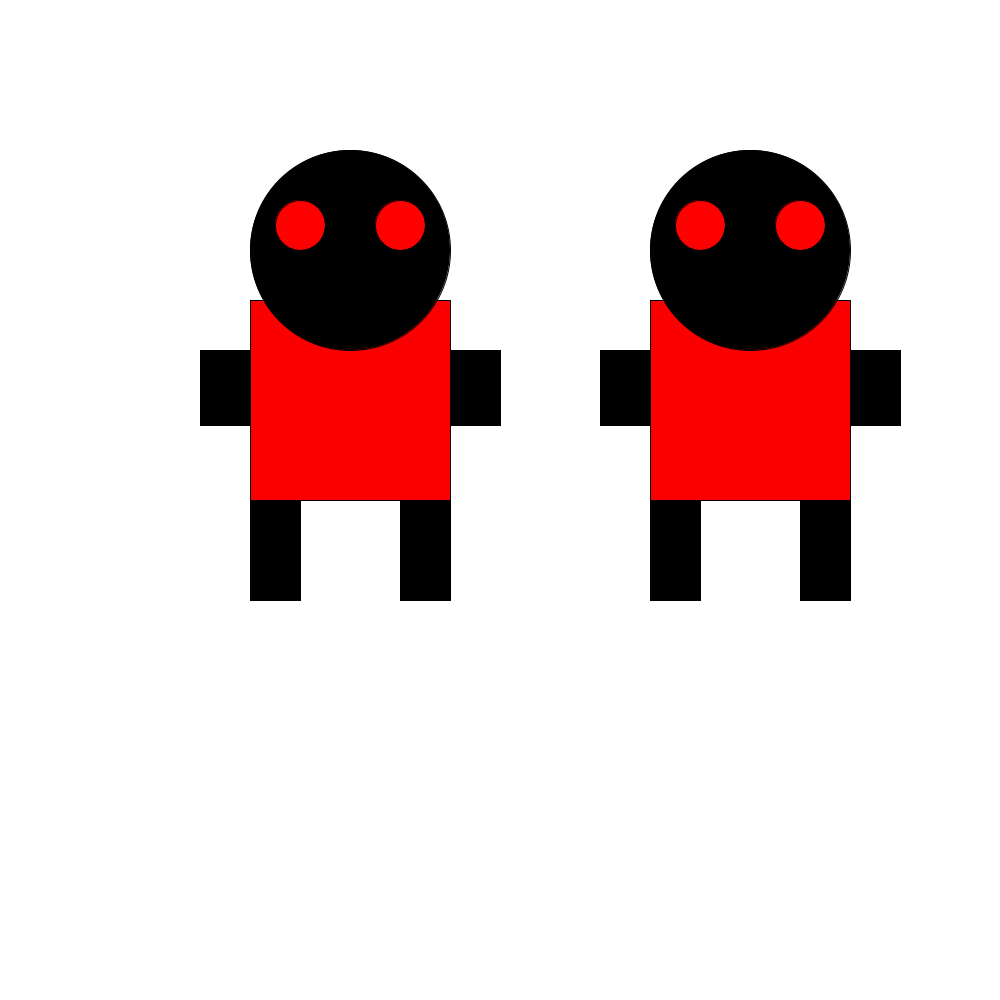
Frame 1 (no input)
Frame 60 (the mouse pressed at the canvas centre just before this capture): identical to frame 1, image omitted
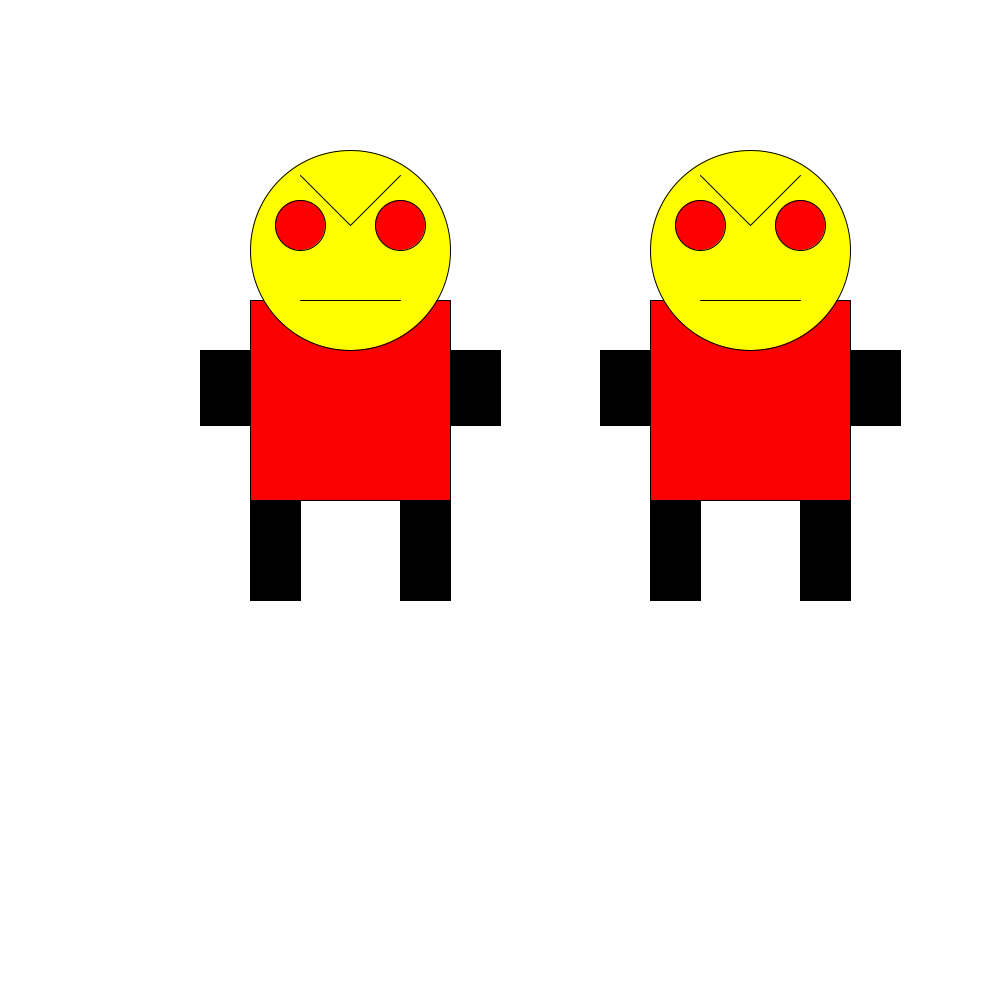
Frame 120 (the mouse held since frame 60 and released just before this capture)

The Processing sketch that drew these frames (run headless with seeded random() and noise(); from frame 60 on, the mouse is pressed at the canvas centre):

// Processing sketch: processing_22436
// ── processing_22436.pde

//Problem Set 2
//Question 6
//Matthew Iannacci
Alien a;
Alien b;

void setup() {
  size(1000,1000);
 
  a = new Alien(100,100);
  b = new Alien(500,100);
}

void draw() {
  background(255);
  a.display();
  b.display();
}

class Alien {
  float x;
  float y;
  
  Alien(float x, float y) {
    this.x = x;
    this.y = y;
  }
  
void display() {
  pushMatrix();
  translate(x,y);
  
  fill(250,0,0);
rect(150,200,200,200);

fill(mouseX,mouseY,0,255);
ellipse(250,150,200,200);

fill(255,0,0);
ellipse(200,125,50,50);
ellipse(300,125,50,50);

line(200,200,300,200);
line(200,75,250,125);
line(250,125,300,75);

fill(0,0,0);
rect(150,400,50,100);
rect(300,400,50,100);

rect(100,250,50,75);
rect(350,250,50,75);
popMatrix();

}
}
    
